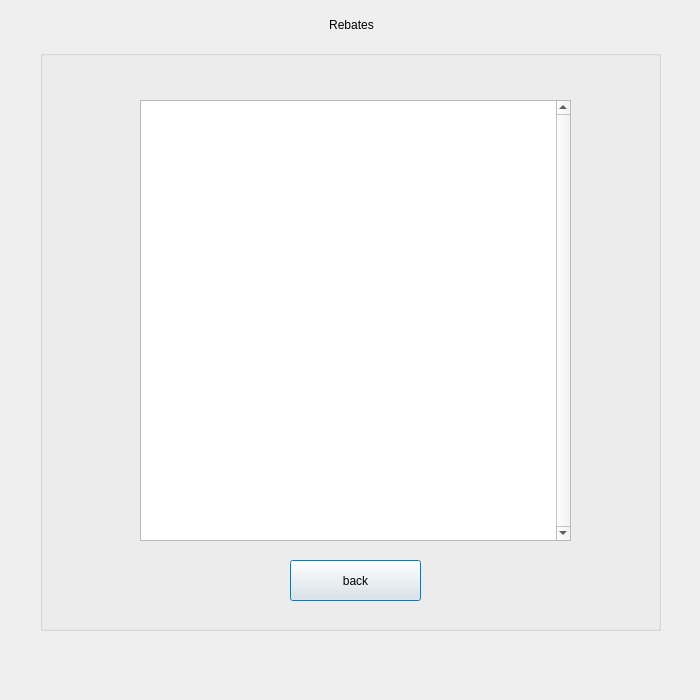
<?xml version="1.0" encoding="UTF-8"?>
<ui version="4.0">
 <class>Rebate</class>
 <widget class="QDialog" name="Rebate">
  <property name="geometry">
   <rect>
    <x>0</x>
    <y>0</y>
    <width>700</width>
    <height>700</height>
   </rect>
  </property>
  <property name="windowTitle">
   <string>Dialog</string>
  </property>
  <widget class="QLabel" name="label">
   <property name="geometry">
    <rect>
     <x>16</x>
     <y>10</y>
     <width>671</width>
     <height>31</height>
    </rect>
   </property>
   <property name="text">
    <string>&lt;html&gt;&lt;head/&gt;&lt;body&gt;&lt;p align=&quot;center&quot;&gt;Rebates&lt;/p&gt;&lt;/body&gt;&lt;/html&gt;</string>
   </property>
  </widget>
  <widget class="QGroupBox" name="groupBox_3">
   <property name="geometry">
    <rect>
     <x>40</x>
     <y>50</y>
     <width>621</width>
     <height>581</height>
    </rect>
   </property>
   <property name="title">
    <string/>
   </property>
   <widget class="QListView" name="listView">
    <property name="geometry">
     <rect>
      <x>100</x>
      <y>50</y>
      <width>431</width>
      <height>441</height>
     </rect>
    </property>
    <property name="verticalScrollBarPolicy">
     <enum>Qt::ScrollBarAlwaysOn</enum>
    </property>
    <property name="horizontalScrollBarPolicy">
     <enum>Qt::ScrollBarAlwaysOff</enum>
    </property>
   </widget>
   <widget class="QHoverSensitiveButton" name="back">
    <property name="geometry">
     <rect>
      <x>250</x>
      <y>510</y>
      <width>131</width>
      <height>41</height>
     </rect>
    </property>
    <property name="text">
     <string>back</string>
    </property>
   </widget>
  </widget>
 </widget>
 <customwidgets>
  <customwidget>
   <class>QHoverSensitiveButton</class>
   <extends>QPushButton</extends>
   <header>qhoversensitivebutton.h</header>
  </customwidget>
 </customwidgets>
 <resources/>
 <connections/>
</ui>
